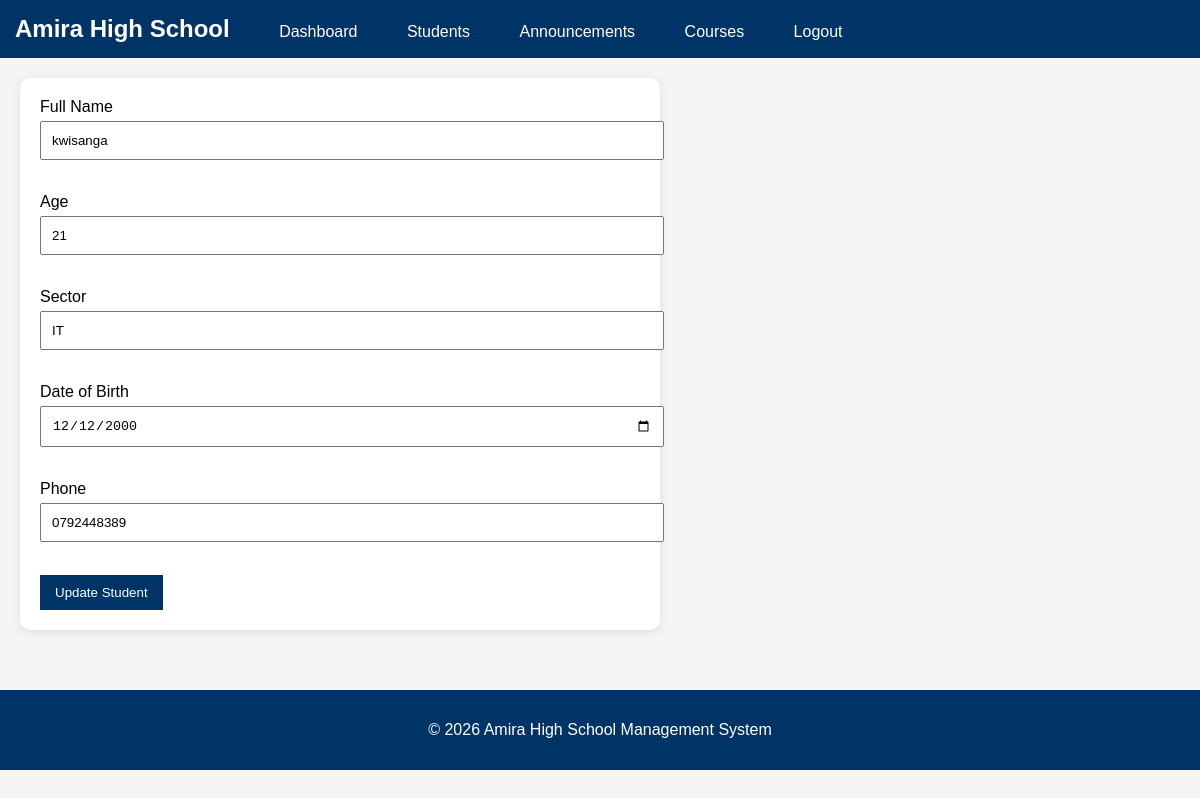
The app's page /admin/students/edit/2 (signed in) with its own data.
### tables this page shows
CREATE TABLE registration (
    id INTEGER PRIMARY KEY AUTOINCREMENT,
    student_id TEXT UNIQUE,
    full_name TEXT NOT NULL,
    age INTEGER NOT NULL,
    sector TEXT NOT NULL,
    date_of_birth TEXT NOT NULL,
    phone TEXT UNIQUE NOT NULL,
    password TEXT NOT NULL,
    login_type TEXT NOT NULL DEFAULT 'student'
);

### app.py (the view, shortened to what this page needs)
@app.route("/admin/students/edit/<int:id>",
           methods=["GET", "POST"])
def edit_student_page(id):
    if "user_id" not in session:
        return redirect("/login")
    if session["login_type"] != "admin":
        return "Access Denied"
    student = get_student(id)
    return render_template(
        "edit_student.html",
        student=student
    )

### database.py (called while the page is built)
def get_connection():
    conn = sqlite3.connect(DATABASE)
    conn.row_factory = sqlite3.Row
    return conn

def get_student(id):
    conn = get_connection()
    student = conn.execute("""
    SELECT *
    FROM registration
    WHERE id = ?
    """, (id,)).fetchone()
    conn.close()
    return student

### templates/edit_student.html (shortened to what this page needs)
{% extends "base.html" %}
{% block content %}
<div class="form-container">
<form method="POST">
    <label>Full Name</label><br>
    <input type="text"
           name="full_name"
           value="{{ student.full_name }}"
           required><br><br>
    <label>Age</label><br>
    <input type="number"
           name="age"
           value="{{ student.age }}"
           required><br><br>
    <label>Sector</label><br>
    <input type="text"
           name="sector"
           value="{{ student.sector }}"
           required><br><br>
    <label>Date of Birth</label><br>
    <input type="date"
           name="date_of_birth"
           value="{{ student.date_of_birth }}"
           required><br><br>
    <label>Phone</label><br>
    <input type="text"
           name="phone"
           value="{{ student.phone }}"
           required><br><br>
    <button type="submit">
        Update Student
    </button>
</form>
</div>
{% endblock %}

### static/css/style.css (style rules this page uses)
body { font-family: Arial, sans-serif; margin:0; background:#f5f5f5; }
button { background:#003366; color:white; border:none; padding:10px 15px; cursor:pointer; }
input, textarea, select { width:100%; padding:10px; margin-top:5px; margin-bottom:15px; }
.form-container { background:white; padding:20px; max-width:600px; border-radius:10px; box-shadow:0 2px 10px rgba(0,0,0,0.1); }

### records on screen
registration: full_name "kwisanga", age "21", sector "IT", date_of_birth "12/12/2000", phone "0792448389"
